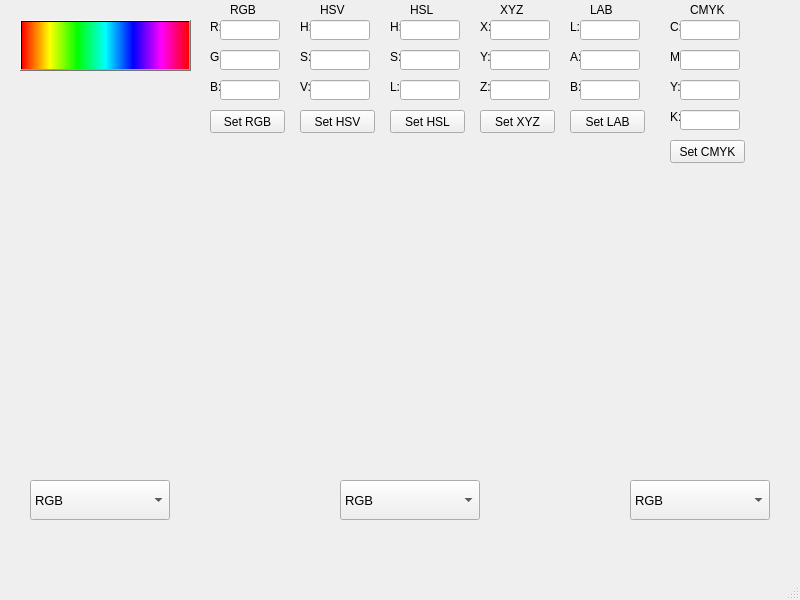
<?xml version="1.0" encoding="UTF-8"?>
<ui version="4.0">
 <class>MainWindow</class>
 <widget class="QMainWindow" name="MainWindow">
  <property name="geometry">
   <rect>
    <x>0</x>
    <y>0</y>
    <width>800</width>
    <height>600</height>
   </rect>
  </property>
  <property name="windowTitle">
   <string>MainWindow</string>
  </property>
  <property name="autoFillBackground">
   <bool>true</bool>
  </property>
  <property name="styleSheet">
   <string notr="true"/>
  </property>
  <widget class="QWidget" name="centralwidget">
   <widget class="QPushButton" name="pushButton">
    <property name="geometry">
     <rect>
      <x>20</x>
      <y>20</y>
      <width>171</width>
      <height>51</height>
     </rect>
    </property>
    <property name="font">
     <font>
      <pointsize>12</pointsize>
      <weight>75</weight>
      <bold>true</bold>
     </font>
    </property>
    <property name="autoFillBackground">
     <bool>false</bool>
    </property>
    <property name="styleSheet">
     <string notr="true">background-color: qlineargradient(spread:pad, x1:0, y1:0, x2:1, y2:0, stop:0 rgba(255, 0, 0, 255), stop:0.166 rgba(255, 255, 0, 255), stop:0.333 rgba(0, 255, 0, 255), stop:0.5 rgba(0, 255, 255, 255), stop:0.666 rgba(0, 0, 255, 255), stop:0.833 rgba(255, 0, 255, 255), stop:1 rgba(255, 0, 0, 255));</string>
    </property>
    <property name="text">
     <string/>
    </property>
   </widget>
   <widget class="QComboBox" name="comboBox">
    <property name="geometry">
     <rect>
      <x>30</x>
      <y>480</y>
      <width>140</width>
      <height>40</height>
     </rect>
    </property>
    <property name="font">
     <font>
      <pointsize>10</pointsize>
     </font>
    </property>
    <item>
     <property name="text">
      <string>RGB</string>
     </property>
    </item>
    <item>
     <property name="text">
      <string>CMYK</string>
     </property>
    </item>
    <item>
     <property name="text">
      <string>HSV</string>
     </property>
    </item>
    <item>
     <property name="text">
      <string>HSL</string>
     </property>
    </item>
   </widget>
   <widget class="QComboBox" name="comboBox_2">
    <property name="geometry">
     <rect>
      <x>340</x>
      <y>480</y>
      <width>140</width>
      <height>40</height>
     </rect>
    </property>
    <property name="font">
     <font>
      <pointsize>10</pointsize>
     </font>
    </property>
    <item>
     <property name="text">
      <string>RGB</string>
     </property>
    </item>
    <item>
     <property name="text">
      <string>CMYK</string>
     </property>
    </item>
    <item>
     <property name="text">
      <string>HSV</string>
     </property>
    </item>
    <item>
     <property name="text">
      <string>HSL</string>
     </property>
    </item>
   </widget>
   <widget class="QComboBox" name="comboBox_3">
    <property name="geometry">
     <rect>
      <x>630</x>
      <y>480</y>
      <width>140</width>
      <height>40</height>
     </rect>
    </property>
    <property name="font">
     <font>
      <pointsize>10</pointsize>
     </font>
    </property>
    <item>
     <property name="text">
      <string>RGB</string>
     </property>
    </item>
    <item>
     <property name="text">
      <string>CMYK</string>
     </property>
    </item>
    <item>
     <property name="text">
      <string>HSV</string>
     </property>
    </item>
    <item>
     <property name="text">
      <string>HSL</string>
     </property>
    </item>
   </widget>
   <widget class="QLabel" name="label">
    <property name="geometry">
     <rect>
      <x>230</x>
      <y>0</y>
      <width>70</width>
      <height>20</height>
     </rect>
    </property>
    <property name="text">
     <string>RGB</string>
    </property>
   </widget>
   <widget class="QLabel" name="label_2">
    <property name="geometry">
     <rect>
      <x>320</x>
      <y>0</y>
      <width>70</width>
      <height>20</height>
     </rect>
    </property>
    <property name="text">
     <string>HSV</string>
    </property>
   </widget>
   <widget class="QLabel" name="label_3">
    <property name="geometry">
     <rect>
      <x>410</x>
      <y>0</y>
      <width>70</width>
      <height>20</height>
     </rect>
    </property>
    <property name="text">
     <string>HSL</string>
    </property>
   </widget>
   <widget class="QLabel" name="label_4">
    <property name="geometry">
     <rect>
      <x>500</x>
      <y>0</y>
      <width>70</width>
      <height>20</height>
     </rect>
    </property>
    <property name="text">
     <string>XYZ</string>
    </property>
   </widget>
   <widget class="QLabel" name="label_5">
    <property name="geometry">
     <rect>
      <x>590</x>
      <y>0</y>
      <width>70</width>
      <height>20</height>
     </rect>
    </property>
    <property name="text">
     <string>LAB</string>
    </property>
   </widget>
   <widget class="QLabel" name="label_6">
    <property name="geometry">
     <rect>
      <x>690</x>
      <y>0</y>
      <width>70</width>
      <height>20</height>
     </rect>
    </property>
    <property name="text">
     <string>CMYK</string>
    </property>
   </widget>
   <widget class="QLabel" name="label_7">
    <property name="geometry">
     <rect>
      <x>210</x>
      <y>20</y>
      <width>47</width>
      <height>13</height>
     </rect>
    </property>
    <property name="text">
     <string>R:</string>
    </property>
   </widget>
   <widget class="QLabel" name="label_8">
    <property name="geometry">
     <rect>
      <x>210</x>
      <y>50</y>
      <width>47</width>
      <height>13</height>
     </rect>
    </property>
    <property name="text">
     <string>G:</string>
    </property>
   </widget>
   <widget class="QLabel" name="label_9">
    <property name="geometry">
     <rect>
      <x>210</x>
      <y>80</y>
      <width>47</width>
      <height>13</height>
     </rect>
    </property>
    <property name="text">
     <string>B:</string>
    </property>
   </widget>
   <widget class="QLineEdit" name="lineEdit">
    <property name="enabled">
     <bool>true</bool>
    </property>
    <property name="geometry">
     <rect>
      <x>220</x>
      <y>20</y>
      <width>60</width>
      <height>20</height>
     </rect>
    </property>
    <property name="font">
     <font>
      <kerning>true</kerning>
     </font>
    </property>
   </widget>
   <widget class="QLineEdit" name="lineEdit_2">
    <property name="geometry">
     <rect>
      <x>220</x>
      <y>50</y>
      <width>60</width>
      <height>20</height>
     </rect>
    </property>
   </widget>
   <widget class="QLineEdit" name="lineEdit_3">
    <property name="geometry">
     <rect>
      <x>220</x>
      <y>80</y>
      <width>60</width>
      <height>20</height>
     </rect>
    </property>
   </widget>
   <widget class="QLabel" name="label_10">
    <property name="geometry">
     <rect>
      <x>300</x>
      <y>20</y>
      <width>47</width>
      <height>13</height>
     </rect>
    </property>
    <property name="text">
     <string>H:</string>
    </property>
   </widget>
   <widget class="QLabel" name="label_11">
    <property name="geometry">
     <rect>
      <x>300</x>
      <y>50</y>
      <width>47</width>
      <height>13</height>
     </rect>
    </property>
    <property name="text">
     <string>S:</string>
    </property>
   </widget>
   <widget class="QLabel" name="label_12">
    <property name="geometry">
     <rect>
      <x>300</x>
      <y>80</y>
      <width>47</width>
      <height>13</height>
     </rect>
    </property>
    <property name="text">
     <string>V:</string>
    </property>
   </widget>
   <widget class="QLineEdit" name="lineEdit_9">
    <property name="enabled">
     <bool>true</bool>
    </property>
    <property name="geometry">
     <rect>
      <x>310</x>
      <y>20</y>
      <width>60</width>
      <height>20</height>
     </rect>
    </property>
    <property name="font">
     <font>
      <kerning>true</kerning>
     </font>
    </property>
   </widget>
   <widget class="QLineEdit" name="lineEdit_4">
    <property name="enabled">
     <bool>true</bool>
    </property>
    <property name="geometry">
     <rect>
      <x>310</x>
      <y>50</y>
      <width>60</width>
      <height>20</height>
     </rect>
    </property>
    <property name="font">
     <font>
      <kerning>true</kerning>
     </font>
    </property>
   </widget>
   <widget class="QLineEdit" name="lineEdit_10">
    <property name="enabled">
     <bool>true</bool>
    </property>
    <property name="geometry">
     <rect>
      <x>310</x>
      <y>80</y>
      <width>60</width>
      <height>20</height>
     </rect>
    </property>
    <property name="font">
     <font>
      <kerning>true</kerning>
     </font>
    </property>
   </widget>
   <widget class="QLabel" name="label_13">
    <property name="geometry">
     <rect>
      <x>390</x>
      <y>20</y>
      <width>47</width>
      <height>13</height>
     </rect>
    </property>
    <property name="text">
     <string>H:</string>
    </property>
   </widget>
   <widget class="QLabel" name="label_14">
    <property name="geometry">
     <rect>
      <x>390</x>
      <y>50</y>
      <width>47</width>
      <height>13</height>
     </rect>
    </property>
    <property name="text">
     <string>S:</string>
    </property>
   </widget>
   <widget class="QLabel" name="label_15">
    <property name="geometry">
     <rect>
      <x>390</x>
      <y>80</y>
      <width>47</width>
      <height>13</height>
     </rect>
    </property>
    <property name="text">
     <string>L:</string>
    </property>
   </widget>
   <widget class="QLineEdit" name="lineEdit_11">
    <property name="enabled">
     <bool>true</bool>
    </property>
    <property name="geometry">
     <rect>
      <x>400</x>
      <y>20</y>
      <width>60</width>
      <height>20</height>
     </rect>
    </property>
    <property name="font">
     <font>
      <kerning>true</kerning>
     </font>
    </property>
   </widget>
   <widget class="QLineEdit" name="lineEdit_12">
    <property name="enabled">
     <bool>true</bool>
    </property>
    <property name="geometry">
     <rect>
      <x>400</x>
      <y>50</y>
      <width>60</width>
      <height>20</height>
     </rect>
    </property>
    <property name="font">
     <font>
      <kerning>true</kerning>
     </font>
    </property>
   </widget>
   <widget class="QLineEdit" name="lineEdit_13">
    <property name="enabled">
     <bool>true</bool>
    </property>
    <property name="geometry">
     <rect>
      <x>400</x>
      <y>80</y>
      <width>60</width>
      <height>20</height>
     </rect>
    </property>
    <property name="font">
     <font>
      <kerning>true</kerning>
     </font>
    </property>
   </widget>
   <widget class="QLabel" name="label_16">
    <property name="geometry">
     <rect>
      <x>480</x>
      <y>20</y>
      <width>47</width>
      <height>13</height>
     </rect>
    </property>
    <property name="text">
     <string>X:</string>
    </property>
   </widget>
   <widget class="QLabel" name="label_17">
    <property name="geometry">
     <rect>
      <x>480</x>
      <y>50</y>
      <width>47</width>
      <height>13</height>
     </rect>
    </property>
    <property name="text">
     <string>Y:</string>
    </property>
   </widget>
   <widget class="QLabel" name="label_18">
    <property name="geometry">
     <rect>
      <x>480</x>
      <y>80</y>
      <width>47</width>
      <height>13</height>
     </rect>
    </property>
    <property name="text">
     <string>Z:</string>
    </property>
   </widget>
   <widget class="QLineEdit" name="lineEdit_14">
    <property name="enabled">
     <bool>true</bool>
    </property>
    <property name="geometry">
     <rect>
      <x>490</x>
      <y>20</y>
      <width>60</width>
      <height>20</height>
     </rect>
    </property>
    <property name="font">
     <font>
      <kerning>true</kerning>
     </font>
    </property>
   </widget>
   <widget class="QLineEdit" name="lineEdit_15">
    <property name="enabled">
     <bool>true</bool>
    </property>
    <property name="geometry">
     <rect>
      <x>490</x>
      <y>50</y>
      <width>60</width>
      <height>20</height>
     </rect>
    </property>
    <property name="font">
     <font>
      <kerning>true</kerning>
     </font>
    </property>
   </widget>
   <widget class="QLineEdit" name="lineEdit_16">
    <property name="enabled">
     <bool>true</bool>
    </property>
    <property name="geometry">
     <rect>
      <x>490</x>
      <y>80</y>
      <width>60</width>
      <height>20</height>
     </rect>
    </property>
    <property name="font">
     <font>
      <kerning>true</kerning>
     </font>
    </property>
   </widget>
   <widget class="QLabel" name="label_19">
    <property name="geometry">
     <rect>
      <x>570</x>
      <y>20</y>
      <width>47</width>
      <height>13</height>
     </rect>
    </property>
    <property name="text">
     <string>L:</string>
    </property>
   </widget>
   <widget class="QLabel" name="label_20">
    <property name="geometry">
     <rect>
      <x>570</x>
      <y>50</y>
      <width>47</width>
      <height>13</height>
     </rect>
    </property>
    <property name="text">
     <string>A:</string>
    </property>
   </widget>
   <widget class="QLabel" name="label_21">
    <property name="geometry">
     <rect>
      <x>570</x>
      <y>80</y>
      <width>47</width>
      <height>13</height>
     </rect>
    </property>
    <property name="text">
     <string>B:</string>
    </property>
   </widget>
   <widget class="QLineEdit" name="lineEdit_17">
    <property name="enabled">
     <bool>true</bool>
    </property>
    <property name="geometry">
     <rect>
      <x>580</x>
      <y>20</y>
      <width>60</width>
      <height>20</height>
     </rect>
    </property>
    <property name="font">
     <font>
      <kerning>true</kerning>
     </font>
    </property>
   </widget>
   <widget class="QLineEdit" name="lineEdit_18">
    <property name="enabled">
     <bool>true</bool>
    </property>
    <property name="geometry">
     <rect>
      <x>580</x>
      <y>50</y>
      <width>60</width>
      <height>20</height>
     </rect>
    </property>
    <property name="font">
     <font>
      <kerning>true</kerning>
     </font>
    </property>
   </widget>
   <widget class="QLineEdit" name="lineEdit_19">
    <property name="enabled">
     <bool>true</bool>
    </property>
    <property name="geometry">
     <rect>
      <x>580</x>
      <y>80</y>
      <width>60</width>
      <height>20</height>
     </rect>
    </property>
    <property name="font">
     <font>
      <kerning>true</kerning>
     </font>
    </property>
   </widget>
   <widget class="QLabel" name="label_22">
    <property name="geometry">
     <rect>
      <x>670</x>
      <y>20</y>
      <width>47</width>
      <height>13</height>
     </rect>
    </property>
    <property name="text">
     <string>C:</string>
    </property>
   </widget>
   <widget class="QLabel" name="label_23">
    <property name="geometry">
     <rect>
      <x>670</x>
      <y>50</y>
      <width>47</width>
      <height>13</height>
     </rect>
    </property>
    <property name="text">
     <string>M:</string>
    </property>
   </widget>
   <widget class="QLabel" name="label_24">
    <property name="geometry">
     <rect>
      <x>670</x>
      <y>80</y>
      <width>47</width>
      <height>13</height>
     </rect>
    </property>
    <property name="text">
     <string>Y:</string>
    </property>
   </widget>
   <widget class="QLabel" name="label_25">
    <property name="geometry">
     <rect>
      <x>670</x>
      <y>110</y>
      <width>47</width>
      <height>13</height>
     </rect>
    </property>
    <property name="text">
     <string>K:</string>
    </property>
   </widget>
   <widget class="QLineEdit" name="lineEdit_20">
    <property name="enabled">
     <bool>true</bool>
    </property>
    <property name="geometry">
     <rect>
      <x>680</x>
      <y>20</y>
      <width>60</width>
      <height>20</height>
     </rect>
    </property>
    <property name="font">
     <font>
      <kerning>true</kerning>
     </font>
    </property>
   </widget>
   <widget class="QLineEdit" name="lineEdit_21">
    <property name="enabled">
     <bool>true</bool>
    </property>
    <property name="geometry">
     <rect>
      <x>680</x>
      <y>50</y>
      <width>60</width>
      <height>20</height>
     </rect>
    </property>
    <property name="font">
     <font>
      <kerning>true</kerning>
     </font>
    </property>
   </widget>
   <widget class="QLineEdit" name="lineEdit_22">
    <property name="enabled">
     <bool>true</bool>
    </property>
    <property name="geometry">
     <rect>
      <x>680</x>
      <y>80</y>
      <width>60</width>
      <height>20</height>
     </rect>
    </property>
    <property name="font">
     <font>
      <kerning>true</kerning>
     </font>
    </property>
   </widget>
   <widget class="QLineEdit" name="lineEdit_23">
    <property name="enabled">
     <bool>true</bool>
    </property>
    <property name="geometry">
     <rect>
      <x>680</x>
      <y>110</y>
      <width>60</width>
      <height>20</height>
     </rect>
    </property>
    <property name="font">
     <font>
      <kerning>true</kerning>
     </font>
    </property>
   </widget>
   <widget class="QPushButton" name="pushButton_3">
    <property name="geometry">
     <rect>
      <x>210</x>
      <y>110</y>
      <width>75</width>
      <height>23</height>
     </rect>
    </property>
    <property name="text">
     <string>Set RGB</string>
    </property>
   </widget>
   <widget class="QPushButton" name="pushButton_4">
    <property name="geometry">
     <rect>
      <x>300</x>
      <y>110</y>
      <width>75</width>
      <height>23</height>
     </rect>
    </property>
    <property name="text">
     <string>Set HSV</string>
    </property>
   </widget>
   <widget class="QPushButton" name="pushButton_5">
    <property name="geometry">
     <rect>
      <x>390</x>
      <y>110</y>
      <width>75</width>
      <height>23</height>
     </rect>
    </property>
    <property name="text">
     <string>Set HSL</string>
    </property>
   </widget>
   <widget class="QPushButton" name="pushButton_6">
    <property name="geometry">
     <rect>
      <x>480</x>
      <y>110</y>
      <width>75</width>
      <height>23</height>
     </rect>
    </property>
    <property name="text">
     <string>Set XYZ</string>
    </property>
   </widget>
   <widget class="QPushButton" name="pushButton_7">
    <property name="geometry">
     <rect>
      <x>570</x>
      <y>110</y>
      <width>75</width>
      <height>23</height>
     </rect>
    </property>
    <property name="text">
     <string>Set LAB</string>
    </property>
   </widget>
   <widget class="QPushButton" name="pushButton_8">
    <property name="geometry">
     <rect>
      <x>670</x>
      <y>140</y>
      <width>75</width>
      <height>23</height>
     </rect>
    </property>
    <property name="text">
     <string>Set CMYK</string>
    </property>
   </widget>
   <widget class="QLabel" name="label_26">
    <property name="geometry">
     <rect>
      <x>30</x>
      <y>530</y>
      <width>141</width>
      <height>20</height>
     </rect>
    </property>
    <property name="text">
     <string/>
    </property>
    <property name="alignment">
     <set>Qt::AlignCenter</set>
    </property>
   </widget>
   <widget class="QLabel" name="label_27">
    <property name="geometry">
     <rect>
      <x>340</x>
      <y>530</y>
      <width>141</width>
      <height>20</height>
     </rect>
    </property>
    <property name="text">
     <string/>
    </property>
    <property name="alignment">
     <set>Qt::AlignCenter</set>
    </property>
   </widget>
   <widget class="QLabel" name="label_28">
    <property name="geometry">
     <rect>
      <x>630</x>
      <y>530</y>
      <width>141</width>
      <height>20</height>
     </rect>
    </property>
    <property name="text">
     <string/>
    </property>
    <property name="alignment">
     <set>Qt::AlignCenter</set>
    </property>
   </widget>
  </widget>
  <widget class="QMenuBar" name="menubar">
   <property name="geometry">
    <rect>
     <x>0</x>
     <y>0</y>
     <width>800</width>
     <height>21</height>
    </rect>
   </property>
  </widget>
  <widget class="QStatusBar" name="statusbar"/>
 </widget>
 <resources/>
 <connections/>
</ui>
